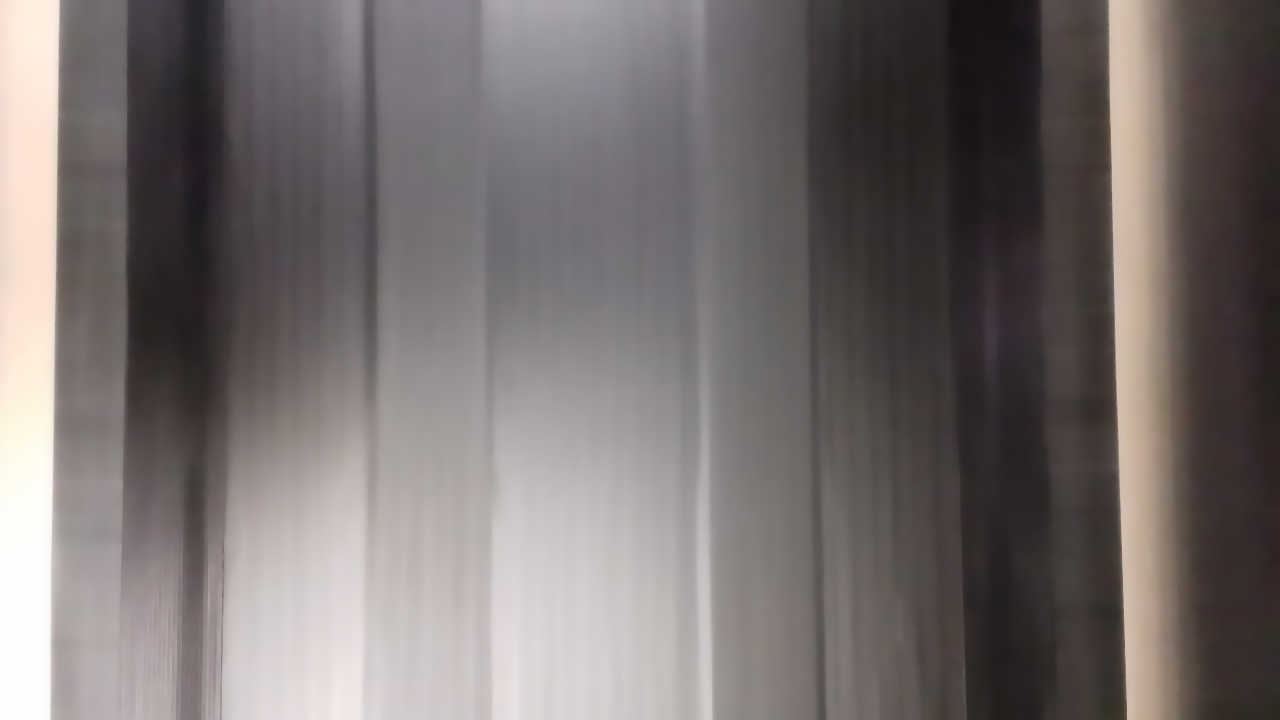
#> input picture images/tasma2.png, 1280 x 720 px
$ python sobel.py
#> lines starting #> are read from the running program, lines starting #| are printed output that depends on the picture
import numpy as np
import matplotlib.pyplot as plt

from skimage.data import camera
from skimage.filters import roberts, sobel, scharr, prewitt
from skimage import io

#image = camera()
image = io.imread('images/tasma2.png', as_gray=True)
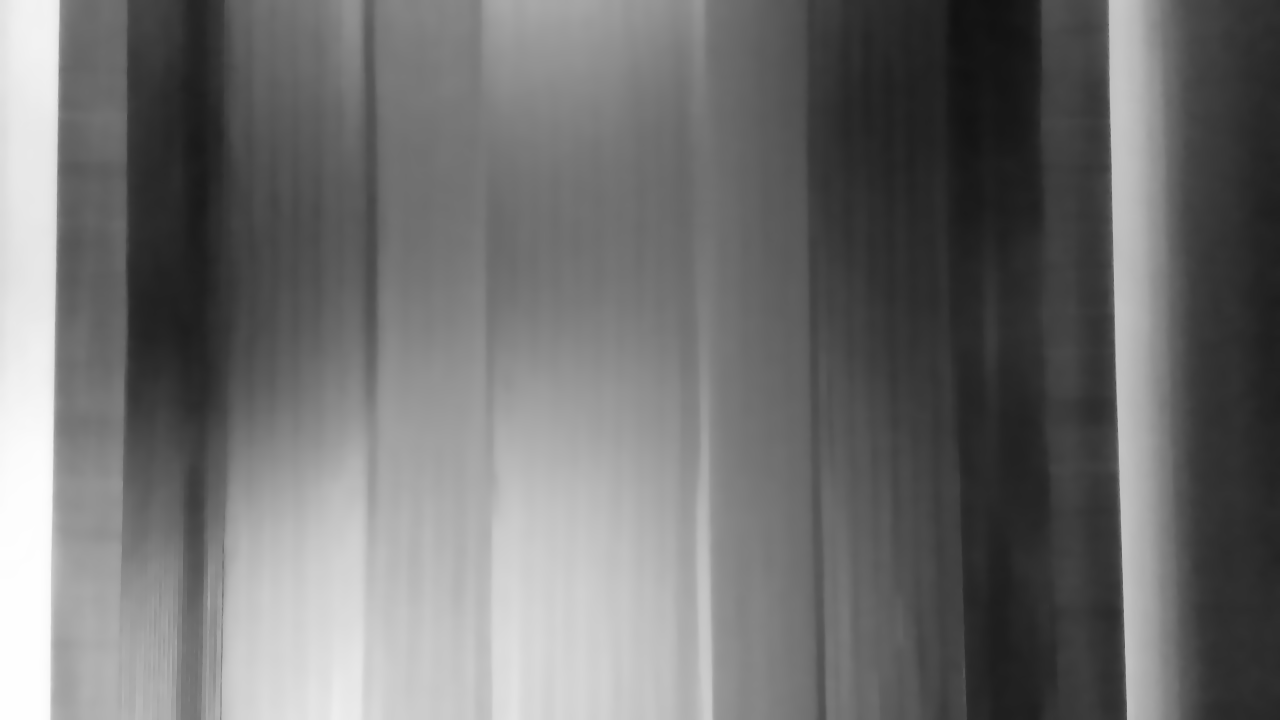
#> image: shape (720, 1280) float64; min 0.068, max 0.997, mean 0.442
edge_roberts = prewitt(image)
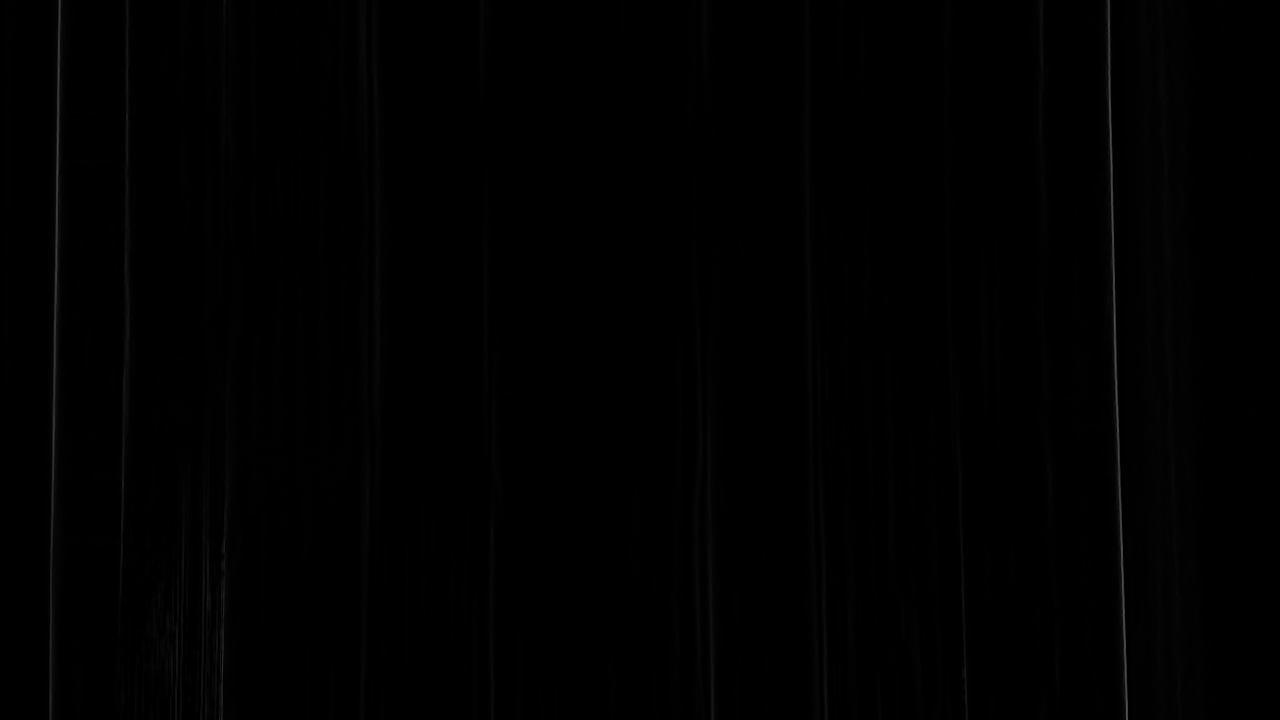
#> edge_roberts: shape (720, 1280) float64; min 0, max 0.318, mean 0.00489
edge_sobel = sobel(image)

fig, ax = plt.subplots(ncols=3, sharex=True, sharey=True,
                       figsize=(8, 4))

ax[0].imshow(image, cmap=plt.cm.gray)
ax[0].set_title('Input image')

ax[1].imshow(edge_roberts, cmap=plt.cm.gray)
ax[1].set_title('Roberts Edge Detection')

ax[2].imshow(edge_sobel, cmap=plt.cm.gray)
ax[2].set_title('Sobel Edge Detection')

for a in ax:
    a.axis('off')

plt.tight_layout()
plt.show()
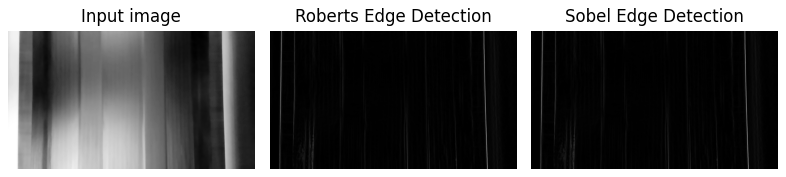
#> figure drawn by matplotlib, 3 panels
